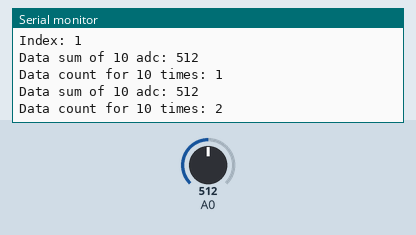
Simulated run of this sketch. Board: Arduino Uno, built with avr-gcc and run on an emulated ATmega328P. On the bench: the last lines printed to the serial monitor. Inputs (shaded band) come from the test bench; at power-on: A0 = 512.

Above: at 1.2 s.
1.3 s: A0 set to 107
At 1.87 s:
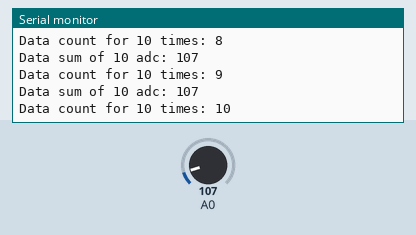
4.3 s: A0 set to 90
At 4.87 s:
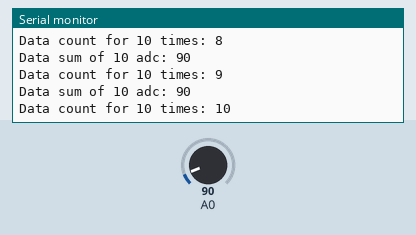
12.6 s: A0 set to 8
At 13.87 s:
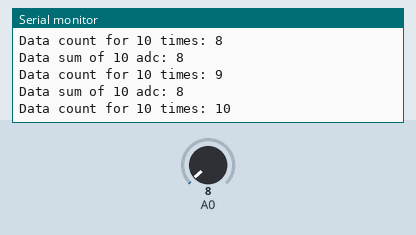
15.6 s: A0 set to 11
At 16.88 s:
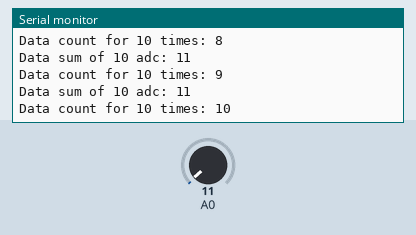
Timing chart, 0 to 18.6 s (numbered marks = the images above; inputs shaded):
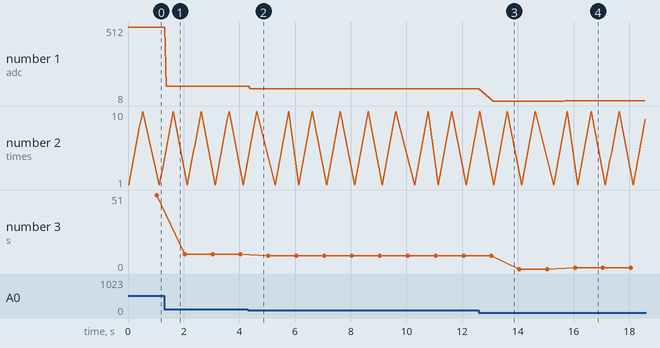

Measured:
- after the input at 1.3 s, the serial monitor: prints a new line after 0.08 s (image 1)
- after the input at 4.3 s, the serial monitor: prints a new line after 0.08 s (image 2)
- after the input at 12.6 s, the serial monitor: prints a new line after 0.52 s (image 3)
- after the input at 15.6 s, the serial monitor: prints a new line after 0.10 s (image 4)
- plotted number 1: 512 → 107 after the input at 1.3 s, 107 → 90 after the input at 4.3 s, 8 → 11 after the input at 15.6 s
- plotted number 3: 9 → 0 after the input at 12.6 s

The sketch:

soil_sensor.ino
```cpp
unsigned int data_sum = 0;
int data_count = 0;
int average_1s = 0;
int average_5s = 0;
int result = 0;
int result_checking = 0;
int avg_index = 0;
unsigned int currentMillis = 0;
unsigned int startMillis = 0;

int value = 0;

void setup() {
  // put your setup code here, to run once:
  Serial.begin(9600);
  startMillis = millis();
}

void loop() {
  // put your main code here, to run repeatedly:
  sensor();
}

void sensor() {
  currentMillis = millis();

  if ( currentMillis - startMillis <= 1000 ) {
    if ( data_count < 10 ) {
      data_sum = analogRead(0);
      data_count++;
      Serial.print("Data sum of 10 adc: ");
      Serial.println(data_sum);
      Serial.print("Data count for 10 times: ");
      Serial.println(data_count);
    }
  } else {
    average_1s = data_sum / data_count;
    Serial.println("-------------------------------");
    Serial.print("Average every 1s: ");
    Serial.println(average_1s);
    Serial.println("-------------------------------");
    average_5s += average_1s;
    avg_index++;
    Serial.print("Index: ");
    Serial.println(avg_index);
    data_sum = 0;
    data_count = 0;
    startMillis = currentMillis;
    if (avg_index == 5) {
      result = average_5s / avg_index;
      result_checking = result;
      Serial.println("_______________________________");
      Serial.print("Result: ");
      Serial.println(result);
      Serial.println("_______________________________");
      logic_checker();
      //  switch_case();
      Serial.println("_______________________________");
      result = 0;
      avg_index = 0;
    }

  }

}

void logic_checker() {
  if ( result_checking >= 500 && result_checking <= 600) {
    Serial.println("It's too dry!");
    value = 1;
  } else if ( result_checking >= 601 && result_checking <= 650 ) {
    Serial.println("It's fine.");
    value = 2;
  } else if ( result_checking >= 651 && result_checking <= 750 ) {
    Serial.println("It's in good condition.");
    value = 3;
  } else {
    Serial.println("Something is wrong with the plant.");
  }
}


void swtich_case() {
  switch (value) {
    case 1:
      Serial.println("It's too dry!");
      break;
    case 2:
      Serial.println("It's fine");
      break;
    case 3:
      Serial.println("It's in good condition.");
      break;
    default:
      Serial.println("Something is wrong with the plant.");
  }
}
```
